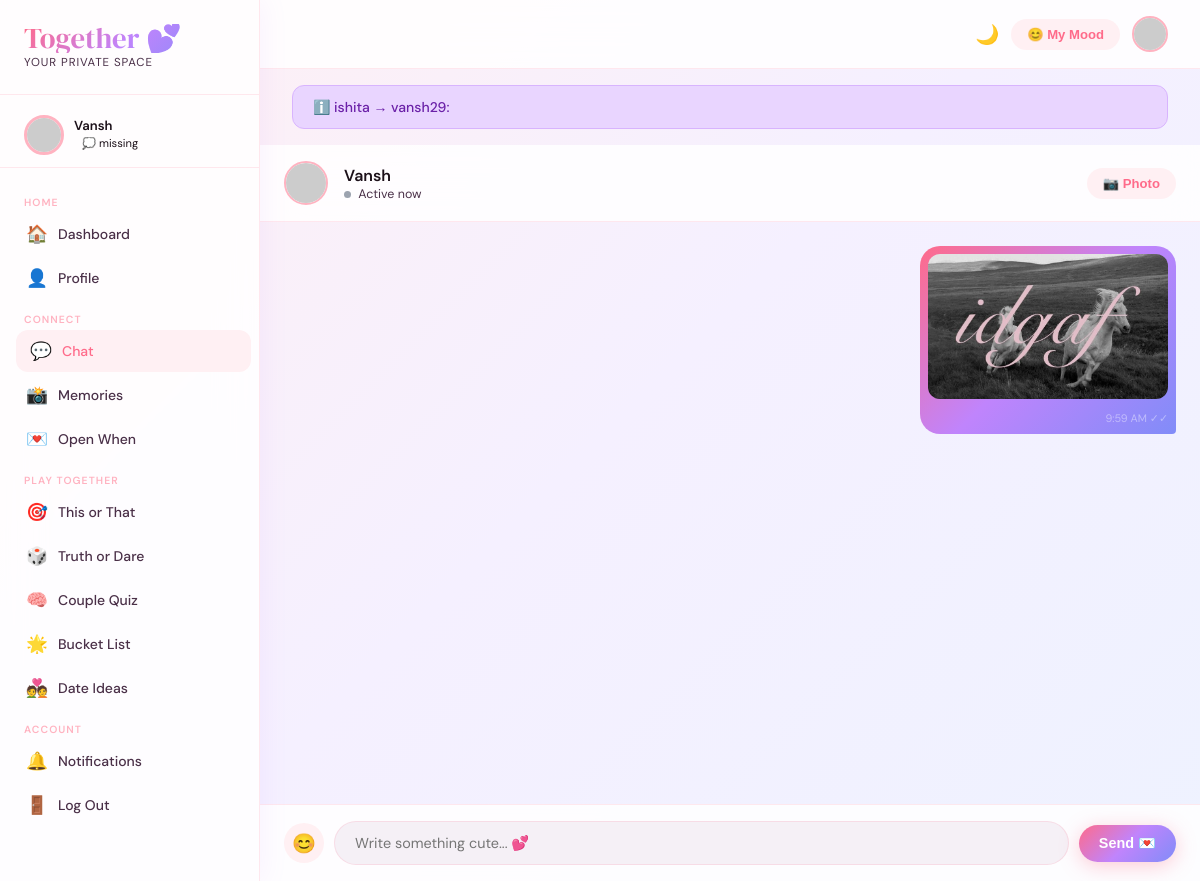
The app's page /chat/ (signed in) with its own data.
### accounts/models.py (models this page shows)
class User(AbstractUser):
    avatar = models.ImageField(upload_to='avatars/', null=True, blank=True)
    bio = models.TextField(blank=True)
    nickname = models.CharField(max_length=50, blank=True)
    invite_code = models.UUIDField(default=uuid.uuid4, unique=True, editable=False)
    partner = models.OneToOneField('self', null=True, blank=True, on_delete=models.SET_NULL, related_name='partner_of')
    couple_since = models.DateField(null=True, blank=True)
    anniversary = models.DateField(null=True, blank=True)
    next_meeting = models.DateField(null=True, blank=True)
    current_mood = models.CharField(max_length=50, blank=True, default='happy')
    mood_message = models.CharField(max_length=200, blank=True)
    streak_count = models.IntegerField(default=0)
    last_active = models.DateTimeField(auto_now=True)
    theme_preference = models.CharField(max_length=20, default='light', choices=[('light','Light'),('dark','Dark')])
    def get_avatar_url(self):
        if self.avatar:
            return self.avatar.url
        return f"https://api.dicebear.com/7.x/adventurer/svg?seed={self.username}"
    def is_coupled(self):
        return self.partner is not None
    def __str__(self):
        return self.username

### chat/models.py (models this page shows)
class Message(models.Model):
    sender = models.ForeignKey(settings.AUTH_USER_MODEL, on_delete=models.CASCADE, related_name='sent_messages')
    receiver = models.ForeignKey(settings.AUTH_USER_MODEL, on_delete=models.CASCADE, related_name='received_messages')
    content = models.TextField(blank=True)
    image = models.ImageField(upload_to='chat_images/', null=True, blank=True)
    message_type = models.CharField(max_length=20, default='text', choices=[
        ('text','Text'),('image','Image'),('emoji','Emoji'),('voice','Voice')
    ])
    is_seen = models.BooleanField(default=False)
    seen_at = models.DateTimeField(null=True, blank=True)
    created_at = models.DateTimeField(auto_now_add=True)
    class Meta:
        ordering = ['created_at']
    def __str__(self):
        return f"{self.sender} → {self.receiver}: {self.content[:30]}"

### chat/views.py (the view)
@login_required
def chat_view(request):
    user = request.user
    if not user.is_coupled():
        return redirect('connect_partner')
    partner = user.partner
    messages_qs = Message.objects.filter(
        sender__in=[user, partner], receiver__in=[user, partner]
    ).order_by('created_at')
    Message.objects.filter(receiver=user, is_seen=False).update(is_seen=True)
    return render(request, 'chat/chat.html', {
        'partner': partner, 'messages': messages_qs,
        'user_id': user.id,
    })

### templates/chat/chat.html (shortened to what this page needs)
{% extends 'base.html' %}
{% block nav_chat %}active{% endblock %}
{% block content %}
{% load static %}
<div class="chat-wrapper">
  <div style="padding:16px 24px;background:var(--card-bg);border-bottom:1px solid var(--card-border);display:flex;align-items:center;gap:16px;backdrop-filter:blur(20px);">
    <img src="{{ partner.get_avatar_url }}" alt="{{ partner.username }}" style="width:44px;height:44px;border-radius:50%;object-fit:cover;border:2px solid var(--rose-light);">
    <div>
      <div style="font-weight:600;font-size:1rem;color:var(--ink);">{{ partner.first_name|default:partner.username }}</div>
      <div style="font-size:0.78rem;color:var(--ink-soft);" id="partnerStatus">
        <span id="onlineIndicator" style="display:inline-block;width:7px;height:7px;background:#22C55E;border-radius:50%;margin-right:4px;"></span>
        Active now
      </div>
    </div>
    <div style="margin-left:auto;display:flex;gap:8px;">
      <button style="background:var(--rose-pale);border:none;padding:8px 16px;border-radius:50px;cursor:pointer;color:var(--rose);font-size:0.82rem;font-weight:600;" onclick="document.getElementById('imageInput').click()">📷 Photo</button>
    </div>
  </div>
  <div class="chat-messages" id="chatMessages">
    {% for msg in messages %}
    <div class="{% if msg.sender == request.user %}message-sent-wrapper{% else %}message-received-wrapper{% endif %}" style="display:flex;flex-direction:column;{% if msg.sender == request.user %}align-items:flex-end{% else %}align-items:flex-start{% endif %}">
      {% if msg.image %}
      <div class="message-bubble {% if msg.sender == request.user %}message-sent{% else %}message-received{% endif %}" style="padding:8px;">
        <img src="{{ msg.image.url }}" alt="image" style="max-width:240px;border-radius:12px;cursor:pointer;" onclick="openImage('{{ msg.image.url }}')">
        <div class="message-time" style="{% if msg.sender == request.user %}color:rgba(255,255,255,0.7){% endif %}">{{ msg.created_at|date:"g:i A" }} {% if msg.sender == request.user and msg.is_seen %}✓✓{% elif msg.sender == request.user %}✓{% endif %}</div>
      </div>
      {% endif %}
    </div>
    {% endfor %}
  </div>
  <div class="chat-input-area">
    <div style="display:flex;gap:10px;align-items:center;">
      <button onclick="toggleEmoji()" style="background:var(--rose-pale);border:none;width:40px;height:40px;border-radius:50%;cursor:pointer;font-size:1.2rem;flex-shrink:0;display:flex;align-items:center;justify-content:center;transition:transform 0.2s;" onmouseover="this.style.transform='scale(1.1)'" onmouseout="this.style.transform='scale(1)'">😊</button>
      <input type="text" class="chat-input" id="messageInput" placeholder="Write something cute... 💕" autocomplete="off">
      <button onclick="sendMessage()" id="sendBtn" class="btn-primary-custom" style="padding:10px 20px;flex-shrink:0;">
        Send 💌
      </button>
    </div>
  </div>
</div>
{% endblock %}

### templates/base.html (shortened to what this page needs)
<!DOCTYPE html>
<html lang="en" data-theme="{{ request.user.theme_preference|default:'light' }}">
<head>
  <link rel="stylesheet" href="https://cdnjs.cloudflare.com/ajax/libs/font-awesome/6.5.0/css/all.min.css">
  {% load static %}
  <link rel="stylesheet" href="{% static 'css/together.css' %}">
</head>
<body>
{% if user.is_authenticated %}
<aside class="sidebar" id="sidebar">
  <div class="sidebar-logo">
    <div class="brand">Together 💕</div>
    <div class="tagline">your private space</div>
  </div>
  {% if user.is_coupled %}
  <div style="padding: 12px 24px; border-bottom: 1px solid var(--card-border); margin-bottom: 8px;">
    <div style="display:flex;align-items:center;gap:10px;">
      <img src="{{ user.partner.get_avatar_url }}" alt="partner" class="partner-avatar" style="width:40px;height:40px;">
      <div>
        <div style="font-size:0.82rem;font-weight:600;color:var(--ink);">{{ user.partner.first_name|default:user.partner.username }}</div>
        <div class="partner-mood" style="font-size:0.7rem;padding:2px 8px;">
          {% if user.partner.current_mood == 'happy' %}😊
          {% elif user.partner.current_mood == 'missing' %}💭
          {% elif user.partner.current_mood == 'busy' %}💼
          {% elif user.partner.current_mood == 'tired' %}😴
          {% elif user.partner.current_mood == 'sad' %}😢
          {% elif user.partner.current_mood == 'excited' %}🎉
          {% elif user.partner.current_mood == 'love' %}❤️
          {% else %}✨{% endif %}
          {{ user.partner.current_mood|default:"online" }}
        </div>
      </div>
    </div>
  </div>
  {% endif %}
  <nav class="sidebar-nav">
    <div class="nav-section-title">Home</div>
    <a href="{% url 'dashboard' %}" class="nav-link {% block nav_dashboard %}{% endblock %}">
      <span class="icon">🏠</span> Dashboard
    </a>
    <a href="{% url 'profile' %}" class="nav-link {% block nav_profile %}{% endblock %}">
      <span class="icon">👤</span> Profile
    </a>
    <div class="nav-section-title">Connect</div>
    <a href="{% url 'chat' %}" class="nav-link {% block nav_chat %}{% endblock %}">
      <span class="icon">💬</span> Chat
    </a>
    <a href="{% url 'memory_list' %}" class="nav-link {% block nav_memories %}{% endblock %}">
      <span class="icon">📸</span> Memories
    </a>
    <a href="{% url 'open_when_list' %}" class="nav-link {% block nav_openwhen %}{% endblock %}">
      <span class="icon">💌</span> Open When
    </a>
    <div class="nav-section-title">Play Together</div>
    <a href="{% url 'this_or_that' %}" class="nav-link {% block nav_tot %}{% endblock %}">
      <span class="icon">🎯</span> This or That
    </a>
    <a href="{% url 'truth_or_dare' %}" class="nav-link {% block nav_tod %}{% endblock %}">
      <span class="icon">🎲</span> Truth or Dare
    </a>
    <a href="{% url 'quiz' %}" class="nav-link {% block nav_quiz %}{% endblock %}">
      <span class="icon">🧠</span> Couple Quiz
    </a>
    <a href="{% url 'bucket_list' %}" class="nav-link {% block nav_bucket %}{% endblock %}">
      <span class="icon">🌟</span> Bucket List
    </a>
    <a href="{% url 'date_ideas' %}" class="nav-link {% block nav_date %}{% endblock %}">
      <span class="icon">💑</span> Date Ideas
    </a>
    <div class="nav-section-title">Account</div>
    <a href="{% url 'notifications' %}" class="nav-link {% block nav_notif %}{% endblock %}">
      <span class="icon">🔔</span> Notifications
    </a>
    <a href="{% url 'logout' %}" class="nav-link">
      <span class="icon">🚪</span> Log Out
    </a>
  </nav>
</aside>
<div class="main-content">
  <div class="topbar">
    <div style="display:flex;align-items:center;gap:12px;">
      <button onclick="toggleTheme()" style="background:none;border:none;cursor:pointer;font-size:1.2rem;" title="Toggle theme">
        <span id="themeIcon">{% if request.user.theme_preference == 'dark' %}☀️{% else %}🌙{% endif %}</span>
      </button>
      <div style="position:relative;">
        <button onclick="document.getElementById('moodPicker').classList.toggle('show')" style="background:var(--rose-pale);border:none;padding:8px 16px;border-radius:50px;cursor:pointer;font-size:0.82rem;color:var(--rose);font-weight:600;">
          {% if request.user.current_mood == 'happy' %}😊
          {% elif request.user.current_mood == 'missing' %}💭
          {% elif request.user.current_mood == 'busy' %}💼
          {% elif request.user.current_mood == 'sad' %}😢
          {% elif request.user.current_mood == 'excited' %}🎉
          {% else %}✨{% endif %}
          My Mood
        </button>
      </div>
      <img src="{{ request.user.get_avatar_url }}" alt="me" style="width:36px;height:36px;border-radius:50%;object-fit:cover;border:2px solid var(--rose-light);">
    </div>
  </div>
  {% if messages %}
  <div style="padding: 16px 32px 0;">
    {% for message in messages %}
    <div class="alert-together {% if message.tags == 'success' %}alert-success-custom{% elif message.tags == 'error' %}alert-error-custom{% else %}alert-info-custom{% endif %}">
      {% if message.tags == 'success' %}✅{% elif message.tags == 'error' %}❌{% else %}ℹ️{% endif %}
      {{ message }}
    </div>
    {% endfor %}
  </div>
  {% endif %}
  <div class="content-area">
    {% block content %}{% endblock %}
  </div>
</div>
{% else %}
{% block fullpage %}{% endblock %}
{% endif %}
</body>
</html>

### static/css/together.css (style rules this page uses)
:root { --rose: #FF6B8A; --rose-light: #FFB3C1; --rose-pale: #FFF0F3; --mauve: #C084FC; --mauve-light: #E9D5FF; --amber: #F59E0B; --teal: #14B8A6; --cream: #FEFCE8; --ink: #1C1019; --ink-soft: #4A3048; --mist: #F5F0F6; --card-bg: rgba(255,255,255,0.85); --card-border: rgba(255,107,138,0.15); --shadow: 0 8px 32px rgba(192, 132, 252, 0.12); --shadow-hover: 0 16px 48px rgba(255,107,138,0.2); --radius: 20px; --radius-sm: 12px; --sidebar-w: 260px; --gradient: linear-gradient(135deg, #FF6B8A 0%, #C084FC 50%, #818CF8 100%); --gradient-soft: linear-gradient(135deg, #FFF0F3 0%, #F5F0FF 50%, #EEF2FF 100%); }
* { box-sizing: border-box; margin: 0; padding: 0; }
body { font-family: 'DM Sans', sans-serif; background: var(--gradient-soft); color: var(--ink); min-height: 100vh; background-attachment: fixed; }
.sidebar { position: fixed; left: 0; top: 0; bottom: 0; width: var(--sidebar-w); background: var(--card-bg); backdrop-filter: blur(20px); -webkit-backdrop-filter: blur(20px); border-right: 1px solid var(--card-border); z-index: 100; display: flex; flex-direction: column; padding: 24px 0; box-shadow: 4px 0 24px rgba(192,132,252,0.08); transition: transform 0.3s ease; overflow-y: auto; }
.sidebar-logo { padding: 0 24px 24px; border-bottom: 1px solid var(--card-border); margin-bottom: 8px; }
.sidebar-logo .brand { font-family: 'DM Serif Display', serif; font-size: 1.8rem; background: var(--gradient); -webkit-background-clip: text; -webkit-text-fill-color: transparent; background-clip: text; line-height: 1; }
.sidebar-logo .tagline { font-size: 0.72rem; color: var(--ink-soft); letter-spacing: 0.08em; text-transform: uppercase; margin-top: 2px; }
.sidebar-nav { flex: 1; padding: 8px 12px; }
.nav-section-title { font-size: 0.65rem; text-transform: uppercase; letter-spacing: 0.1em; color: var(--rose-light); padding: 12px 12px 4px; font-weight: 600; }
.nav-link { display: flex; align-items: center; gap: 10px; padding: 10px 14px; border-radius: var(--radius-sm); color: var(--ink-soft); text-decoration: none; font-size: 0.875rem; font-weight: 500; transition: all 0.2s ease; margin-bottom: 2px; }
.nav-link:hover, .nav-link.active { background: var(--rose-pale); color: var(--rose); transform: translateX(4px); }
.nav-link .icon { font-size: 1.1rem; width: 22px; text-align: center; }
.main-content { margin-left: var(--sidebar-w); min-height: 100vh; position: relative; z-index: 1; }
.topbar { position: sticky; top: 0; background: var(--card-bg); backdrop-filter: blur(20px); -webkit-backdrop-filter: blur(20px); border-bottom: 1px solid var(--card-border); padding: 16px 32px; display: flex; align-items: center; justify-content: space-between; z-index: 50; }
.content-area { padding: 32px; }
.btn-primary-custom { background: var(--gradient); border: none; color: white; padding: 12px 28px; border-radius: 50px; font-weight: 600; font-size: 0.9rem; cursor: pointer; transition: all 0.25s ease; box-shadow: 0 4px 20px rgba(255,107,138,0.35); text-decoration: none; display: inline-flex; align-items: center; gap: 8px; }
.chat-wrapper { display: flex; flex-direction: column; height: calc(100vh - 64px); }
.chat-messages { flex: 1; overflow-y: auto; padding: 24px; display: flex; flex-direction: column; gap: 12px; scrollbar-width: thin; scrollbar-color: var(--rose-light) transparent; }
.message-bubble { max-width: 65%; padding: 12px 18px; border-radius: 20px; font-size: 0.9rem; line-height: 1.5; position: relative; animation: bubbleIn 0.3s ease; }
.message-sent { background: var(--gradient); color: white; margin-left: auto; border-bottom-right-radius: 4px; }
.message-time { font-size: 0.68rem; opacity: 0.6; margin-top: 4px; text-align: right; }
.chat-input-area { padding: 16px 24px; background: var(--card-bg); border-top: 1px solid var(--card-border); backdrop-filter: blur(20px); }
.chat-input { flex: 1; background: var(--mist); border: 1.5px solid var(--card-border); border-radius: 50px; padding: 12px 20px; font-family: 'DM Sans', sans-serif; font-size: 0.9rem; color: var(--ink); outline: none; transition: border-color 0.2s; }
.partner-avatar { width: 64px; height: 64px; border-radius: 50%; object-fit: cover; border: 3px solid var(--rose-light); }
.alert-together { padding: 12px 20px; border-radius: var(--radius-sm); margin-bottom: 16px; font-size: 0.875rem; font-weight: 500; display: flex; align-items: center; gap: 8px; }
.alert-info-custom { background: var(--mauve-light); color: #6B21A8; border: 1px solid #D8B4FE; }

### records on screen
User: partner.first_name "Vansh", partner.current_mood "missing"
Message: sender+receiver+content "ishita → vansh29:", image (picture), created_at "9:59 AM"
User: first_name "Vansh"
